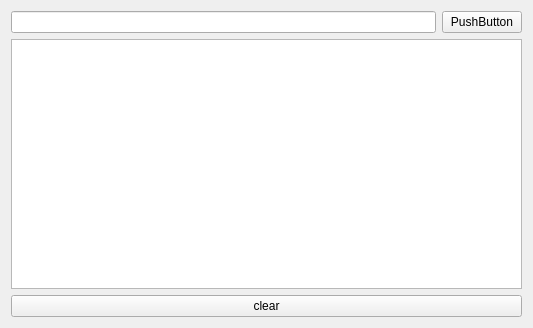
<?xml version="1.0" encoding="UTF-8"?>
<ui version="4.0">
 <class>radical</class>
 <widget class="QWidget" name="radical">
  <property name="geometry">
   <rect>
    <x>0</x>
    <y>0</y>
    <width>533</width>
    <height>328</height>
   </rect>
  </property>
  <property name="windowTitle">
   <string>Form</string>
  </property>
  <layout class="QVBoxLayout" name="verticalLayout">
   <item>
    <layout class="QHBoxLayout" name="horizontalLayout">
     <item>
      <widget class="QLineEdit" name="lineEdit"/>
     </item>
     <item>
      <widget class="QPushButton" name="pushButton">
       <property name="text">
        <string>PushButton</string>
       </property>
      </widget>
     </item>
    </layout>
   </item>
   <item>
    <layout class="QGridLayout" name="gridLayout">
     <item row="0" column="0">
      <widget class="QTextEdit" name="textEdit"/>
     </item>
    </layout>
   </item>
   <item>
    <widget class="QPushButton" name="pushButton_2">
     <property name="text">
      <string>clear</string>
     </property>
    </widget>
   </item>
   <item>
    <layout class="QGridLayout" name="gridLayout_2"/>
   </item>
  </layout>
 </widget>
 <resources/>
 <connections/>
</ui>
